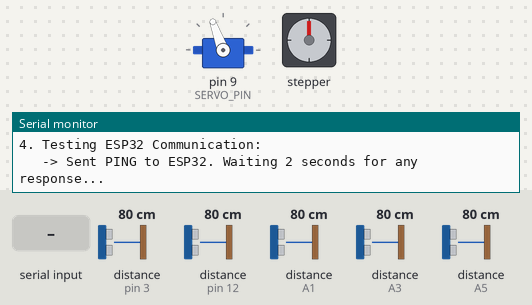
This sketch was run on a simulated Arduino Uno, built with avr-gcc and run on an emulated ATmega328P. Parts: servo, stepper motor, the last lines printed to the serial monitor. Wiring (inferred from the names in the program): 5 × ultrasonic range finder: trigger pin 2, echo pin 3 / trigger pin 4, echo pin 12 / trigger A0, echo A1 / trigger A2, echo A3 / trigger A4, echo A5. The inputs (shaded band) are chosen by the test bench; at power-on: distance to the obstacle (sensors on pin 3, pin 12, A1, A3, A5) 80 cm. The echo pulse lasts 58.3 µs per cm; stepper angles assume 2048 steps per turn.

Above: at 5.7 s.
5.8 s: distance to the obstacle (sensor on pin 3) set to 120 cm
At 17.7 s:
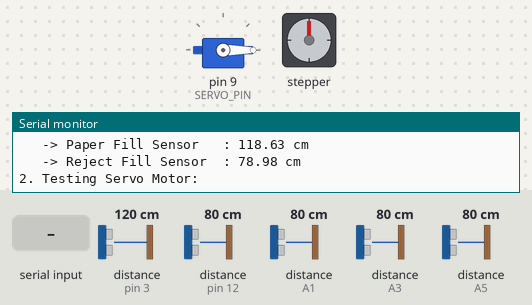
19.7 s: "1\n" received over the second serial link
At 20.01 s:
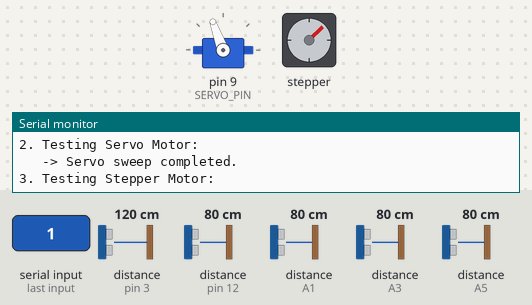
Timing chart, 0 to 23.2 s (numbered marks = the images above; inputs shaded):
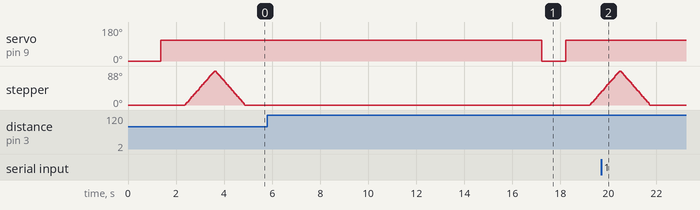

The sketch:

hardware_diagnostic.ino
```cpp
#include <Servo.h>
#include <SoftwareSerial.h>
#include <Stepper.h>

// Communication with ESP32-CAM
SoftwareSerial espSerial(10, 11); // RX, TX

// Trigger Sensor
#define TRIG_PIN 4
#define ECHO_PIN 12

// Fill Sensors
#define FILL1_TRIG A0
#define FILL1_ECHO A1
#define FILL2_TRIG A2
#define FILL2_ECHO A3
#define FILL3_TRIG 2
#define FILL3_ECHO 3
#define FILL4_TRIG A4
#define FILL4_ECHO A5

// Stepper Motor
#define STEPS_PER_REV 2048
#define STEPPER_IN1 8
#define STEPPER_IN2 7
#define STEPPER_IN3 6
#define STEPPER_IN4 5
Stepper stepper(STEPS_PER_REV, STEPPER_IN1, STEPPER_IN3, STEPPER_IN2, STEPPER_IN4);

// Servo
Servo flapServo;
#define SERVO_PIN 9

void setup() {
  Serial.begin(9600);
  espSerial.begin(9600);

  // Setup sensors
  pinMode(TRIG_PIN, OUTPUT);
  pinMode(ECHO_PIN, INPUT);
  pinMode(FILL1_TRIG, OUTPUT);
  pinMode(FILL1_ECHO, INPUT);
  pinMode(FILL2_TRIG, OUTPUT);
  pinMode(FILL2_ECHO, INPUT);
  pinMode(FILL3_TRIG, OUTPUT);
  pinMode(FILL3_ECHO, INPUT);
  pinMode(FILL4_TRIG, OUTPUT);
  pinMode(FILL4_ECHO, INPUT);

  stepper.setSpeed(12);

  Serial.println("\n==================================");
  Serial.println("  HARDWARE DIAGNOSTIC STARTING");
  Serial.println("==================================");
}

float measureSensor(int trigPin, int echoPin) {
  digitalWrite(trigPin, LOW);
  delayMicroseconds(2);
  digitalWrite(trigPin, HIGH);
  delayMicroseconds(10);
  digitalWrite(trigPin, LOW);
  long duration = pulseIn(echoPin, HIGH, 30000); // 30ms timeout
  if (duration == 0) return 0.0; // Timeout / Not wired correctly
  return duration * 0.034 / 2.0;
}

void loop() {
  Serial.println("\n--- RUNNING COMPONENT TEST ---");

  // 1. Test Ultrasonic Sensors
  Serial.println("\n1. Testing Ultrasonic Sensors (Target should be > 0.0 cm):");

  float trigDist = measureSensor(TRIG_PIN, ECHO_PIN);
  Serial.print("   -> Landing Zone Sensor : "); Serial.print(trigDist); Serial.println(" cm");

  float f1 = measureSensor(FILL1_TRIG, FILL1_ECHO);
  Serial.print("   -> Glass Fill Sensor   : "); Serial.print(f1); Serial.println(" cm");

  float f2 = measureSensor(FILL2_TRIG, FILL2_ECHO);
  Serial.print("   -> Metal Fill Sensor   : "); Serial.print(f2); Serial.println(" cm");

  float f3 = measureSensor(FILL3_TRIG, FILL3_ECHO);
  Serial.print("   -> Paper Fill Sensor   : "); Serial.print(f3); Serial.println(" cm");

  float f4 = measureSensor(FILL4_TRIG, FILL4_ECHO);
  Serial.print("   -> Reject Fill Sensor  : "); Serial.print(f4); Serial.println(" cm");

  // 2. Test Servo
  Serial.println("\n2. Testing Servo Motor:");
  flapServo.attach(SERVO_PIN);
  flapServo.write(0);
  delay(1000);
  flapServo.write(110);
  delay(1000);
  flapServo.detach();
  Serial.println("   -> Servo sweep completed.");

  // 3. Test Stepper
  Serial.println("\n3. Testing Stepper Motor:");
  stepper.step(512);  // Quarter turn forward
  stepper.step(-512); // Quarter turn backward

  // Turn off stepper to prevent heat
  digitalWrite(STEPPER_IN1, LOW);
  digitalWrite(STEPPER_IN2, LOW);
  digitalWrite(STEPPER_IN3, LOW);
  digitalWrite(STEPPER_IN4, LOW);
  Serial.println("   -> Stepper rotation completed.");

  // 4. Test ESP32 Comm
  Serial.println("\n4. Testing ESP32 Communication:");
  espSerial.println("DIAGNOSTIC_PING");
  Serial.println("   -> Sent PING to ESP32. Waiting 2 seconds for any response...");

  unsigned long startWait = millis();
  bool gotResponse = false;
  while(millis() - startWait < 2000) {
    if(espSerial.available()) {
      String resp = espSerial.readStringUntil('\n');
      Serial.print("   -> ESP32 REPLIED: ");
      Serial.println(resp);
      gotResponse = true;
    }
  }
  if(!gotResponse) {
    Serial.println("   -> No response from ESP32.");
  }

  Serial.println("\n--- TEST CYCLE COMPLETE (Restarting in 10s) ---");
  delay(10000);
}
```
